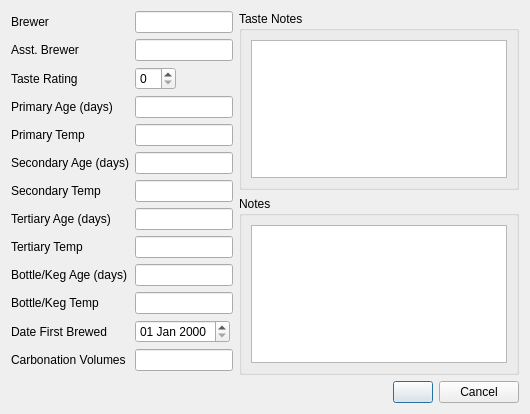
<?xml version="1.0" encoding="UTF-8"?>
<ui version="4.0">
 <class>recipeExtrasDialog</class>
 <widget class="QDialog" name="recipeExtrasDialog">
  <property name="geometry">
   <rect>
    <x>0</x>
    <y>0</y>
    <width>530</width>
    <height>414</height>
   </rect>
  </property>
  <property name="windowTitle">
   <string>Recipe Extras</string>
  </property>
  <layout class="QVBoxLayout" name="verticalLayout_2">
   <item>
    <layout class="QHBoxLayout" name="horizontalLayout_4">
     <item>
      <layout class="QFormLayout" name="formLayout">
       <property name="fieldGrowthPolicy">
        <enum>QFormLayout::ExpandingFieldsGrow</enum>
       </property>
       <item row="0" column="0">
        <widget class="QLabel" name="label">
         <property name="text">
          <string>Brewer</string>
         </property>
        </widget>
       </item>
       <item row="0" column="1">
        <widget class="QLineEdit" name="lineEdit_brewer">
         <property name="minimumSize">
          <size>
           <width>64</width>
           <height>0</height>
          </size>
         </property>
         <property name="maximumSize">
          <size>
           <width>256</width>
           <height>16777215</height>
          </size>
         </property>
        </widget>
       </item>
       <item row="1" column="0">
        <widget class="QLabel" name="label_2">
         <property name="text">
          <string>Asst. Brewer</string>
         </property>
        </widget>
       </item>
       <item row="2" column="0">
        <widget class="QLabel" name="label_3">
         <property name="text">
          <string>Taste Rating</string>
         </property>
        </widget>
       </item>
       <item row="2" column="1">
        <widget class="QSpinBox" name="spinBox_tasteRating">
         <property name="maximumSize">
          <size>
           <width>256</width>
           <height>16777215</height>
          </size>
         </property>
         <property name="buttonSymbols">
          <enum>QAbstractSpinBox::UpDownArrows</enum>
         </property>
         <property name="maximum">
          <number>50</number>
         </property>
        </widget>
       </item>
       <item row="1" column="1">
        <widget class="QLineEdit" name="lineEdit_asstBrewer">
         <property name="minimumSize">
          <size>
           <width>64</width>
           <height>0</height>
          </size>
         </property>
         <property name="maximumSize">
          <size>
           <width>256</width>
           <height>16777215</height>
          </size>
         </property>
        </widget>
       </item>
       <item row="3" column="0">
        <widget class="QLabel" name="label_4">
         <property name="text">
          <string>Primary Age (days)</string>
         </property>
        </widget>
       </item>
       <item row="3" column="1">
        <widget class="QLineEdit" name="lineEdit_primaryAge">
         <property name="minimumSize">
          <size>
           <width>64</width>
           <height>0</height>
          </size>
         </property>
         <property name="maximumSize">
          <size>
           <width>256</width>
           <height>16777215</height>
          </size>
         </property>
        </widget>
       </item>
       <item row="4" column="0">
        <widget class="QLabel" name="label_5">
         <property name="text">
          <string>Primary Temp</string>
         </property>
        </widget>
       </item>
       <item row="4" column="1">
        <widget class="QLineEdit" name="lineEdit_primaryTemp">
         <property name="minimumSize">
          <size>
           <width>64</width>
           <height>0</height>
          </size>
         </property>
         <property name="maximumSize">
          <size>
           <width>256</width>
           <height>16777215</height>
          </size>
         </property>
        </widget>
       </item>
       <item row="5" column="0">
        <widget class="QLabel" name="label_6">
         <property name="text">
          <string>Secondary Age (days)</string>
         </property>
        </widget>
       </item>
       <item row="5" column="1">
        <widget class="QLineEdit" name="lineEdit_secAge">
         <property name="minimumSize">
          <size>
           <width>64</width>
           <height>0</height>
          </size>
         </property>
         <property name="maximumSize">
          <size>
           <width>256</width>
           <height>16777215</height>
          </size>
         </property>
        </widget>
       </item>
       <item row="6" column="0">
        <widget class="QLabel" name="label_7">
         <property name="text">
          <string>Secondary Temp</string>
         </property>
        </widget>
       </item>
       <item row="6" column="1">
        <widget class="QLineEdit" name="lineEdit_secTemp">
         <property name="minimumSize">
          <size>
           <width>64</width>
           <height>0</height>
          </size>
         </property>
         <property name="maximumSize">
          <size>
           <width>256</width>
           <height>16777215</height>
          </size>
         </property>
        </widget>
       </item>
       <item row="7" column="0">
        <widget class="QLabel" name="label_8">
         <property name="text">
          <string>Tertiary Age (days)</string>
         </property>
        </widget>
       </item>
       <item row="7" column="1">
        <widget class="QLineEdit" name="lineEdit_tertAge">
         <property name="minimumSize">
          <size>
           <width>64</width>
           <height>0</height>
          </size>
         </property>
         <property name="maximumSize">
          <size>
           <width>256</width>
           <height>16777215</height>
          </size>
         </property>
        </widget>
       </item>
       <item row="8" column="0">
        <widget class="QLabel" name="label_9">
         <property name="text">
          <string>Tertiary Temp</string>
         </property>
        </widget>
       </item>
       <item row="8" column="1">
        <widget class="QLineEdit" name="lineEdit_tertTemp">
         <property name="minimumSize">
          <size>
           <width>64</width>
           <height>0</height>
          </size>
         </property>
         <property name="maximumSize">
          <size>
           <width>256</width>
           <height>16777215</height>
          </size>
         </property>
        </widget>
       </item>
       <item row="9" column="0">
        <widget class="QLabel" name="label_10">
         <property name="text">
          <string>Bottle/Keg Age (days)</string>
         </property>
        </widget>
       </item>
       <item row="9" column="1">
        <widget class="QLineEdit" name="lineEdit_age">
         <property name="minimumSize">
          <size>
           <width>64</width>
           <height>0</height>
          </size>
         </property>
         <property name="maximumSize">
          <size>
           <width>256</width>
           <height>16777215</height>
          </size>
         </property>
        </widget>
       </item>
       <item row="10" column="0">
        <widget class="QLabel" name="label_11">
         <property name="text">
          <string>Bottle/Keg Temp</string>
         </property>
        </widget>
       </item>
       <item row="10" column="1">
        <widget class="QLineEdit" name="lineEdit_ageTemp">
         <property name="minimumSize">
          <size>
           <width>64</width>
           <height>0</height>
          </size>
         </property>
         <property name="maximumSize">
          <size>
           <width>256</width>
           <height>16777215</height>
          </size>
         </property>
        </widget>
       </item>
       <item row="11" column="0">
        <widget class="QLabel" name="label_12">
         <property name="text">
          <string>Date First Brewed</string>
         </property>
        </widget>
       </item>
       <item row="11" column="1">
        <widget class="QDateEdit" name="dateEdit_date">
         <property name="maximumSize">
          <size>
           <width>256</width>
           <height>16777215</height>
          </size>
         </property>
         <property name="displayFormat">
          <string>dd MMM yyyy</string>
         </property>
        </widget>
       </item>
       <item row="12" column="0">
        <widget class="QLabel" name="label_13">
         <property name="text">
          <string>Carbonation Volumes</string>
         </property>
        </widget>
       </item>
       <item row="12" column="1">
        <widget class="QLineEdit" name="lineEdit_carbVols">
         <property name="minimumSize">
          <size>
           <width>64</width>
           <height>0</height>
          </size>
         </property>
         <property name="maximumSize">
          <size>
           <width>256</width>
           <height>16777215</height>
          </size>
         </property>
        </widget>
       </item>
      </layout>
     </item>
     <item>
      <layout class="QVBoxLayout" name="verticalLayout">
       <item>
        <widget class="QGroupBox" name="groupBox">
         <property name="title">
          <string>Taste Notes</string>
         </property>
         <layout class="QHBoxLayout" name="horizontalLayout">
          <item>
           <widget class="BtTextEdit" name="btTextEdit_tasteNotes">
            <property name="minimumSize">
             <size>
              <width>256</width>
              <height>0</height>
             </size>
            </property>
           </widget>
          </item>
         </layout>
        </widget>
       </item>
       <item>
        <widget class="QGroupBox" name="groupBox_2">
         <property name="title">
          <string>Notes</string>
         </property>
         <layout class="QHBoxLayout" name="horizontalLayout_2">
          <item>
           <widget class="BtTextEdit" name="btTextEdit_notes">
            <property name="minimumSize">
             <size>
              <width>256</width>
              <height>0</height>
             </size>
            </property>
           </widget>
          </item>
         </layout>
        </widget>
       </item>
      </layout>
     </item>
    </layout>
   </item>
   <item>
    <layout class="QHBoxLayout" name="horizontalLayout_3">
     <item>
      <spacer name="horizontalSpacer">
       <property name="orientation">
        <enum>Qt::Horizontal</enum>
       </property>
       <property name="sizeHint" stdset="0">
        <size>
         <width>40</width>
         <height>20</height>
        </size>
       </property>
      </spacer>
     </item>
     <item>
      <widget class="QPushButton" name="pushButton_save">
       <property name="text">
        <string/>
       </property>
       <property name="icon">
        <iconset resource="../../qtcreator-build/brewtarget.qrc">
         <normaloff>:/images/filesave.svg</normaloff>:/images/filesave.svg</iconset>
       </property>
      </widget>
     </item>
     <item>
      <widget class="QPushButton" name="pushButton_cancel">
       <property name="text">
        <string>Cancel</string>
       </property>
      </widget>
     </item>
    </layout>
   </item>
  </layout>
 </widget>
 <customwidgets>
  <customwidget>
   <class>BtTextEdit</class>
   <extends>QPlainTextEdit</extends>
   <header>BtTextEdit.h</header>
  </customwidget>
 </customwidgets>
 <resources>
  <include location="../../qtcreator-build/brewtarget.qrc"/>
 </resources>
 <connections/>
</ui>
